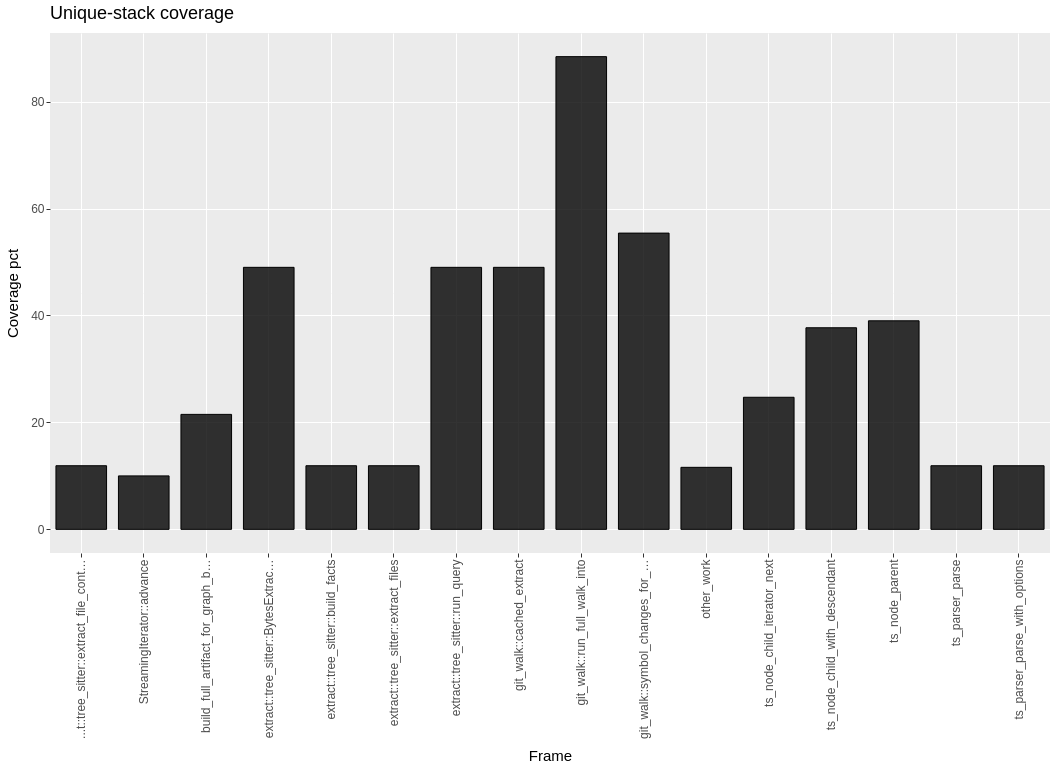

Write notebook code for a chart like this one.
### Markdown cell above
## Unique-stack coverage (hotspots)

`flamegraph_coverage` counts each stack once. Rank is **not** unnest-inclusive — recursive names do not inflate.

### Code cell
SELECT label AS frame, coverage, n_stacks, pct
FROM read_parquet('../../../build/turso-analysis/coverage.parquet')
ORDER BY pct DESC

### Figure 1 — Vega-Lite specification as saved in the notebook (floating-point values rounded to 4 significant figures)
{"$schema": "https://vega.github.io/schema/vega-lite/v6.json", "config": {"axis": {"domain": false, "grid": true, "gridColor": "#FFFFFF", "gridWidth": 1, "labelColor": "#4D4D4D", "labelFontSize": 12, "tickColor": "#333333", "tickSize": 4, "titleColor": "#000000", "titleFontSize": 15, "titleFontWeight": "normal", "titlePadding": 10}, "header": {"labelColor": "#000000", "labelFontSize": 15, "labelFontWeight": "normal", "labelPadding": 5, "title": null}, "legend": {"labelColor": "#4D4D4D", "labelFontSize": 12, "rowPadding": 6, "titleColor": "#000000", "titleFontSize": 15, "titleFontWeight": "normal", "titlePadding": 8}, "title": {"anchor": "start", "color": "#000000", "fontSize": 18, "fontWeight": "normal", "frame": "group", "offset": 10, "subtitleColor": "#4D4D4D", "subtitleFontSize": 15, "subtitleFontWeight": "normal"}, "view": {"continuousHeight": 300, "continuousWidth": 300, "fill": "#EBEBEB", "stroke": null}}, "data": {"name": "data-5aeeab631702324b52f7c3a4739491e7"}, "datasets": {"data-5aeeab631702324b52f7c3a4739491e7": [{"__ggsql_aes_pos1__": "...t::tree_sitter::extract_file_contents_from_tree", "__ggsql_aes_pos2__": 11.9, "__ggsql_aes_pos2end__": 0.0, "__ggsql_row_index__": 0, "__ggsql_source__": "__ggsql_layer_0__"}, {"__ggsql_aes_pos1__": "StreamingIterator::advance", "__ggsql_aes_pos2__": 10.0, "__ggsql_aes_pos2end__": 0.0, "__ggsql_row_index__": 1, "__ggsql_source__": "__ggsql_layer_0__"}, {"__ggsql_aes_pos1__": "build_full_artifact_for_graph_build", "__ggsql_aes_pos2__": 21.5, "__ggsql_aes_pos2end__": 0.0, "__ggsql_row_index__": 2, "__ggsql_source__": "__ggsql_layer_0__"}, {"__ggsql_aes_pos1__": "extract::tree_sitter::BytesExtractor::extract", "__ggsql_aes_pos2__": 49.0, "__ggsql_aes_pos2end__": 0.0, "__ggsql_row_index__": 3, "__ggsql_source__": "__ggsql_layer_0__"}, {"__ggsql_aes_pos1__": "extract::tree_sitter::build_facts", "__ggsql_aes_pos2__": 11.9, "__ggsql_aes_pos2end__": 0.0, "__ggsql_row_index__": 4, "__ggsql_source__": "__ggsql_layer_0__"}, {"__ggsql_aes_pos1__": "extract::tree_sitter::extract_files", "__ggsql_aes_pos2__": 11.9, "__ggsql_aes_pos2end__": 0.0, "__ggsql_row_index__": 5, "__ggsql_source__": "__ggsql_layer_0__"}, {"__ggsql_aes_pos1__": "extract::tree_sitter::run_query", "__ggsql_aes_pos2__": 49.0, "__ggsql_aes_pos2end__": 0.0, "__ggsql_row_index__": 6, "__ggsql_source__": "__ggsql_layer_0__"}, {"__ggsql_aes_pos1__": "git_walk::cached_extract", "__ggsql_aes_pos2__": 49.0, "__ggsql_aes_pos2end__": 0.0, "__ggsql_row_index__": 7, "__ggsql_source__": "__ggsql_layer_0__"}, {"__ggsql_aes_pos1__": "git_walk::run_full_walk_into", "__ggsql_aes_pos2__": 88.4, "__ggsql_aes_pos2end__": 0.0, "__ggsql_row_index__": 8, "__ggsql_source__": "__ggsql_layer_0__"}, {"__ggsql_aes_pos1__": "git_walk::symbol_changes_for_commit", "__ggsql_aes_pos2__": 55.4, "__ggsql_aes_pos2end__": 0.0, "__ggsql_row_index__": 9, "__ggsql_source__": "__ggsql_layer_0__"}, {"__ggsql_aes_pos1__": "other_work", "__ggsql_aes_pos2__": 11.6, "__ggsql_aes_pos2end__": 0.0, "__ggsql_row_index__": 10, "__ggsql_source__": "__ggsql_layer_0__"}, {"__ggsql_aes_pos1__": "ts_node_child_iterator_next", "__ggsql_aes_pos2__": 24.7, "__ggsql_aes_pos2end__": 0.0, "__ggsql_row_index__": 11, "__ggsql_source__": "__ggsql_layer_0__"}, {"__ggsql_aes_pos1__": "ts_node_child_with_descendant", "__ggsql_aes_pos2__": 37.7, "__ggsql_aes_pos2end__": 0.0, "__ggsql_row_index__": 12, "__ggsql_source__": "__ggsql_layer_0__"}, {"__ggsql_aes_pos1__": "ts_node_parent", "__ggsql_aes_pos2__": 39.0, "__ggsql_aes_pos2end__": 0.0, "__ggsql_row_index__": 13, "__ggsql_source__": "__ggsql_layer_0__"}, {"__ggsql_aes_pos1__": "ts_parser_parse", "__ggsql_aes_pos2__": 11.9, "__ggsql_aes_pos2end__": 0.0, "__ggsql_row_index__": 14, "__ggsql_source__": "__ggsql_layer_0__"}, {"__ggsql_aes_pos1__": "ts_parser_parse_with_options", "__ggsql_aes_pos2__": 11.9, "__ggsql_aes_pos2end__": 0.0, "__ggsql_row_index__": 15, "__ggsql_source__": "__ggsql_layer_0__"}]}, "height": 520, "layer": [{"encoding": {"fill": {"value": "black"}, "fillOpacity": {"value": 0.8}, "stroke": {"value": "black"}, "x": {"axis": {"labelExpr": "datum.label == 'ts_parser_parse' ? 'ts_parser_parse' : datum.label == 'git_walk::run_full_walk_into' ? 'git_walk::run_full_walk_into' : datum.label == '...t::tree_sitter::extract_file_contents_from_tree' ? '...t::tree_sitter::extract_file_contents_from_tree' : datum.label == 'other_work' ? 'other_work' : datum.label == 'build_full_artifact_for_graph_build' ? 'build_full_artifact_for_graph_build' : datum.label == 'ts_node_child_iterator_next' ? 'ts_node_child_iterator_next' : datum.label == 'extract::tree_sitter::build_facts' ? 'extract::tree_sitter::build_facts' : datum.label == 'extract::tree_sitter::extract_files' ? 'extract::tree_sitter::extract_files' : datum.label == 'git_walk::symbol_changes_for_commit' ? 'git_walk::symbol_changes_for_commit' : datum.label == 'git_walk::cached_extract' ? 'git_walk::cached_extract' : datum.label == 'StreamingIterator::advance' ? 'StreamingIterator::advance' : datum.label == 'extract::tree_sitter::run_query' ? 'extract::tree_sitter::run_query' : datum.label == 'ts_node_child_with_descendant' ? 'ts_node_child_with_descendant' : datum.label == 'ts_node_parent' ? 'ts_node_parent' : datum.label == 'ts_parser_parse_with_options' ? 'ts_parser_parse_with_options' : datum.label == 'extract::tree_sitter::BytesExtractor::extract' ? 'extract::tree_sitter::BytesExtractor::extract' : datum.label"}, "field": "__ggsql_aes_pos1__", "scale": {"domain": ["...t::tree_sitter::extract_file_contents_from_tree", "StreamingIterator::advance", "build_full_artifact_for_graph_build", "extract::tree_sitter::BytesExtractor::extract", "extract::tree_sitter::build_facts", "extract::tree_sitter::extract_files", "extract::tree_sitter::run_query", "git_walk::cached_extract", "git_walk::run_full_walk_into", "git_walk::symbol_changes_for_commit", "other_work", "ts_node_child_iterator_next", "ts_node_child_with_descendant", "ts_node_parent", "ts_parser_parse", "ts_parser_parse_with_options"], "zero": false}, "title": "Frame", "type": "nominal"}, "y": {"axis": {"labelExpr": "datum.label == '40' ? '40' : datum.label == '0' ? '0' : datum.label == '60' ? '60' : datum.label == '80' ? '80' : datum.label == '20' ? '20' : datum.label", "values": [0.0, 20.0, 40.0, 60.0, 80.0]}, "field": "__ggsql_aes_pos2__", "scale": {"domain": [-4.42, 92.82], "zero": false}, "stack": null, "title": "Coverage pct", "type": "quantitative"}, "y2": {"field": "__ggsql_aes_pos2end__"}}, "mark": {"align": "center", "clip": true, "type": "bar", "width": {"expr": "bandwidth('x') * 0.9"}}, "transform": [{"filter": {"equal": "__ggsql_layer_0__", "field": "__ggsql_source__"}}]}], "title": "Unique-stack coverage", "width": 1000, "autosize": {"type": "pad", "contains": "padding"}}
